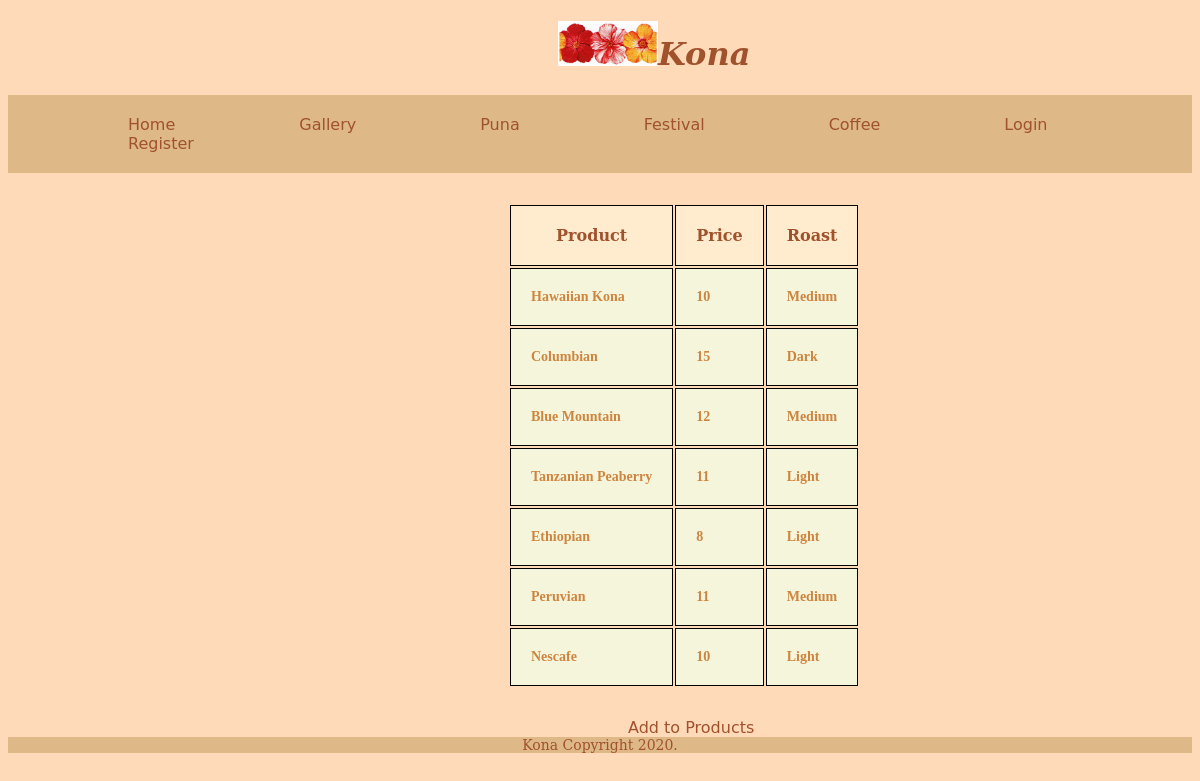
The page /coffee.php on the database its author committed.
### tables this page shows
CREATE TABLE IF NOT EXISTS `coffee` (
  `coffeeid` int(2) NOT NULL AUTO_INCREMENT,
  `coffeename` varchar(20) NOT NULL,
  `coffeeprice` int(10) NOT NULL,
  `coffeeroast` varchar(20) NOT NULL,
  PRIMARY KEY (`coffeeid`)
);

### coffee.php (the view, shortened to what this page needs)
<!doctype html>
<html>
<head>
<link href="css/style.css" rel="stylesheet" type="text/css">
</head>
<body>
	<?php include("_includes/header.php"); ?>
	<?php include("_includes/nav.php"); ?>
<?php
$servername = "localhost";
$username = "root";
$password = "";
$dbname = "kona";
$conn = new mysqli($servername, $username, $password, $dbname);
$sql = "SELECT coffeename, coffeeprice, coffeeroast FROM coffee";
$result = $conn->query($sql);
echo "<table>";
echo "<tr> <th> Product </th> <th>Price</th> <th>Roast</th> </tr>";
if ($result->num_rows > 0) {
while($row = $result->fetch_assoc()) {
echo "<tr> <td>" . $row["coffeename"]. "</td><td>" . $row["coffeeprice"]. " </td><td>" . $row["coffeeroast"]. "</td></tr>";
  }
} else {
echo "0 results";
}
echo "</table>";
?>
	<a href="add.php" id="add">Add to Products</a>
	<?php include("_includes/footer.php"); ?>
</body>
</html>

### _includes/header.php
<header>
	<h1><img id="logo" src="images/logo.jpg" width="600" height="266" alt=""/>Kona</h1>
</header>

### _includes/nav.php
<nav>
	<a href="index.php">Home</a>
	<a href="gallery.php">Gallery</a>
	<a href="puna.php">Puna</a>
	<a href="festival.php">Festival</a>
	<a href="coffee.php">Coffee</a>
	<a href="login.php">Login</a>
	<a href="register.php">Register</a>
</nav>

### _includes/footer.php
<footer id="ftext">
	Kona Copyright 2020.
</footer>

### css/style.css (style rules this page uses)
body { background-color: peachpuff; }
header { margin-left: 550px; }
#logo { width:100px; height: auto; }
nav { padding-top: 20px; padding-bottom: 20px; background-color: burlywood; }
a { text-decoration: none; font-family: "Lucida Grande", "Lucida Sans Unicode", "Lucida Sans", "DejaVu Sans", Verdana, "sans-serif"; margin-left: 50px; padding-left: 70px; font-size: 16px; }
a:link { color: sienna; }
footer { text-align: center; font-size: 14px; font-family: Constantia, "Lucida Bright", "DejaVu Serif", Georgia, "serif"; background-color: burlywood; }
#ftext { color: sienna; }
h1 { font-family: Constantia, "Lucida Bright", "DejaVu Serif", Georgia, "serif"; font-style: italic; font-weight: bold; color: sienna; }
table { margin-top: 30px; margin-bottom: 30px; margin-left: 500px; }
th { background-color:blanchedalmond; margin: 20px; padding: 20px; border: thin black solid; font-family: Constantia, "Lucida Bright", "DejaVu Serif", Georgia, "serif"; font-size: 16px; font-weight: bolder; color:sienna; }
td { background-color:beige; margin: 20px; padding: 20px; border: thin black solid; font-size: 14px; font-weight: bold; color:peru; }
#add { margin-left: 550px; }

### rows shown on the page
coffee: coffeename "Hawaiian Kona", coffeeprice "10", coffeeroast "Medium"
coffee: coffeename "Columbian", coffeeprice "15", coffeeroast "Dark"
coffee: coffeename "Blue Mountain", coffeeprice "12", coffeeroast "Medium"
coffee: coffeename "Tanzanian Peaberry", coffeeprice "11", coffeeroast "Light"
coffee: coffeename "Ethiopian", coffeeprice "8", coffeeroast "Light"
coffee: coffeename "Peruvian", coffeeprice "11", coffeeroast "Medium"
coffee: coffeename "Nescafe", coffeeprice "10", coffeeroast "Light"
